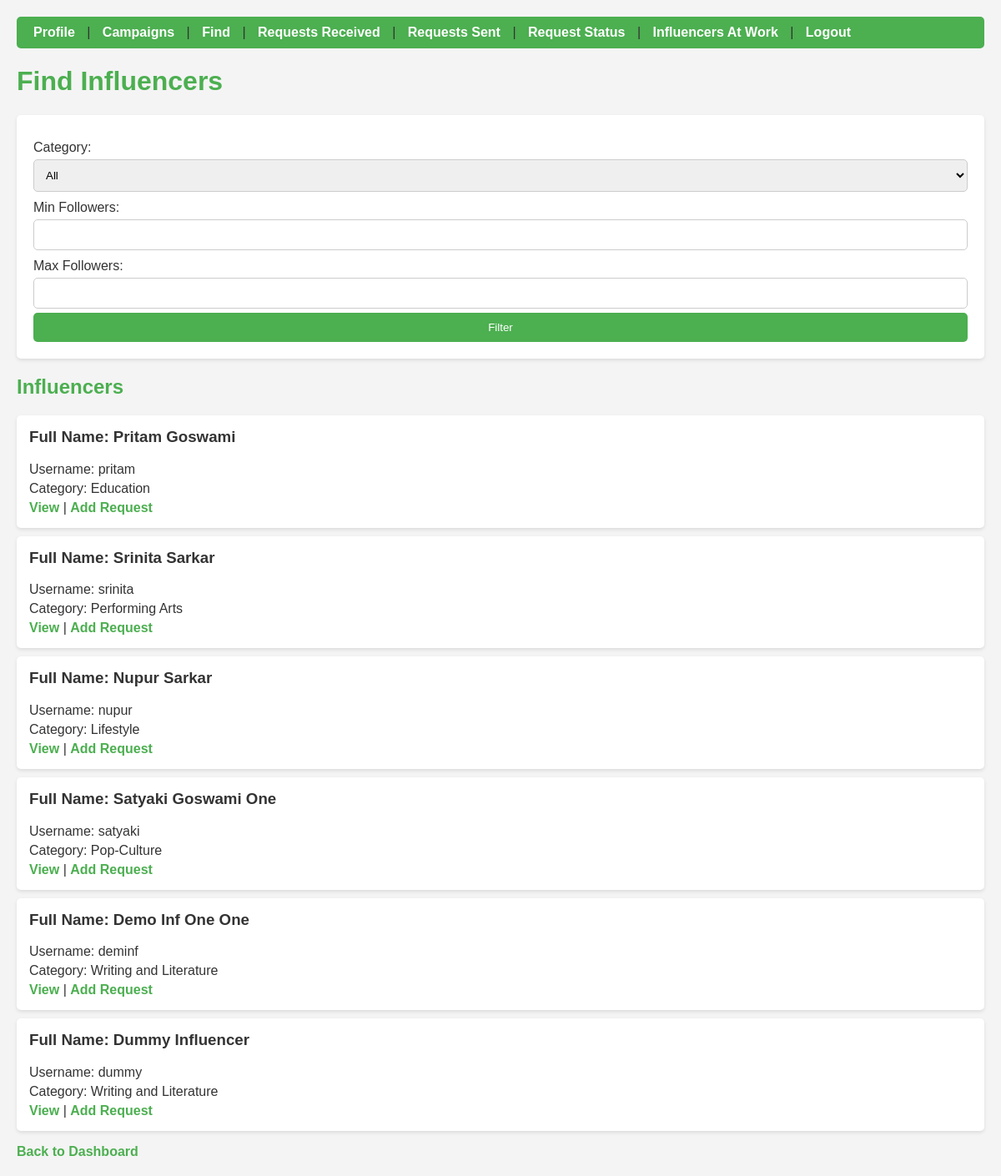
Screenshot of /sponsor_find with the database file from the repository.
### backend/models.py (models this page shows)
class inf_info(db.Model):
    __tablename__="inf_info"
    inf_id=db.Column(db.Integer, primary_key=True)
    email=db.Column(db.String, nullable=False)
    full_name=db.Column(db.String, nullable=False)
    user_name=db.Column(db.String, unique=True, nullable=False)
    category=db.Column(db.String, nullable=False)
    niche=db.Column(db.String, nullable=False)
    no_of_followers=db.Column(db.Integer, nullable=False)
    password=db.Column(db.String, nullable=False)
    inf_flag_status=db.Column(db.String, default="Unflagged")
    adrequests=db.relationship('adreq', backref='influencer', lazy=True)

### backend/controllers.py (the view, shortened to what this page needs)
@app.route("/sponsor_find", methods=['GET', 'POST'])
def sponsor_find():
    categories=["Tech", "Gaming", "Writing and Literature", "Movies", "Fitness", "Food", "Lifestyle", "Pop-Culture", "Finance", "Pet", "Beauty", "Travel", "Performing Arts", "Education", "Other"]
    influencers_query=inf_info.query.filter_by(inf_flag_status="Unflagged")
    influencers=influencers_query.all()
    return render_template("sponsor_find.html", categories=categories, influencers=influencers)

### templates/sponsor_find.html (shortened to what this page needs)
<!DOCTYPE html>
<html lang="en">
<head>
</head>
<body>
    <nav>
        <a href="/sponsor_prof">Profile</a> |
        <a href="/sponsor_campaign">Campaigns</a> |
        <a href="/sponsor_find">Find</a> |
        <a href="/sponsor_requests_rec">Requests Received</a> |
        <a href="/sponsor_requests_sent">Requests Sent</a> |
        <a href="/sponsor_accepted_or_rejected">Request Status</a> |
        <a href="/sponsor_workers">Influencers At Work</a> |
        <a href="/">Logout</a>
    </nav>
    <h1>Find Influencers</h1>
    <form method="POST" action="/sponsor_find">
        <label for="category">Category:</label>
        <select name="category" id="category">
            <option value="All">All</option>
        </select>
        <label for="min_followers">Min Followers:</label>
        <input type="number" name="min_followers" id="min_followers" min="0">
        <label for="max_followers">Max Followers:</label>
        <input type="number" name="max_followers" id="max_followers" min="0">
        <button type="submit">Filter</button>
    </form>
    <h2>Influencers</h2>
    <ul>
        {% for influencer in influencers %}
        <li>
            <h3>Full Name: {{ influencer.full_name }}</h3>
            <p>Username: {{ influencer.user_name }}</p>
            <p>Category: {{ influencer.category }}</p>
            <a href="/view_influencer/{{ influencer.inf_id }}">View</a> |
            <a href="/create_ad_request_2/{{ influencer.inf_id }}">Add Request</a>
        </li>
        {% endfor %}
    </ul>
    <a href="{{ url_for('sponsor_dashboard') }}">Back to Dashboard</a>
</body>
</html>

### templates/sponsor_find.html (style rules this page uses)
body { font-family: Arial, sans-serif; background-color: #f4f4f4; color: #333; padding: 20px; margin: 0; }
h1, h2 { color: #4CAF50; }
nav { background-color: #4CAF50; padding: 10px; border-radius: 5px; margin-bottom: 20px; }
nav a { color: #fff; text-decoration: none; margin: 0 10px; }
form { background-color: #fff; padding: 20px; border-radius: 5px; box-shadow: 0 2px 4px rgba(0, 0, 0, 0.1); margin-bottom: 20px; }
form label { display: block; margin-top: 10px; }
form select, form input, form button { width: 100%; padding: 10px; margin-top: 5px; border: 1px solid #ccc; border-radius: 5px; box-sizing: border-box; }
form button { background-color: #4CAF50; color: #fff; border: none; cursor: pointer; }
ul { list-style-type: none; padding: 0; }
ul li { background-color: #fff; padding: 15px; border-radius: 5px; box-shadow: 0 2px 4px rgba(0, 0, 0, 0.1); margin-bottom: 10px; }
ul li h3 { margin-top: 0; }
ul li p { margin: 5px 0; }
a { color: #4CAF50; text-decoration: none; font-weight: bold; }

### rows the page displays
inf_info: full_name "Pritam Goswami", user_name "pritam", category "Education"
inf_info: full_name "Srinita Sarkar", user_name "srinita", category "Performing Arts"
inf_info: full_name "Nupur Sarkar", user_name "nupur", category "Lifestyle"
inf_info: full_name "Satyaki Goswami One", user_name "satyaki", category "Pop-Culture"
inf_info: full_name "Demo Inf One One", user_name "deminf", category "Writing and Literature"
inf_info: full_name "Dummy Influencer", user_name "dummy", category "Writing and Literature"
